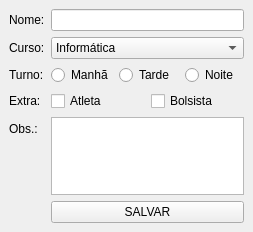
<?xml version="1.0" encoding="UTF-8"?>
<ui version="4.0">
 <class>CadAluno</class>
 <widget class="QMainWindow" name="CadAluno">
  <property name="geometry">
   <rect>
    <x>0</x>
    <y>0</y>
    <width>253</width>
    <height>232</height>
   </rect>
  </property>
  <property name="windowTitle">
   <string>Cadastro de Aluno</string>
  </property>
  <widget class="QWidget" name="centralwidget">
   <layout class="QFormLayout" name="formLayout">
    <item row="0" column="0">
     <widget class="QLabel" name="label_nome">
      <property name="text">
       <string>Nome:</string>
      </property>
     </widget>
    </item>
    <item row="0" column="1">
     <widget class="QLineEdit" name="line_nome"/>
    </item>
    <item row="1" column="0">
     <widget class="QLabel" name="label_curso">
      <property name="text">
       <string>Curso:</string>
      </property>
     </widget>
    </item>
    <item row="1" column="1">
     <widget class="QComboBox" name="combo_curso">
      <item>
       <property name="text">
        <string>Informática</string>
       </property>
      </item>
      <item>
       <property name="text">
        <string>Eletrotécnica</string>
       </property>
      </item>
      <item>
       <property name="text">
        <string>Mecânica</string>
       </property>
      </item>
      <item>
       <property name="text">
        <string>Edificações</string>
       </property>
      </item>
     </widget>
    </item>
    <item row="2" column="0">
     <widget class="QLabel" name="label_turno">
      <property name="text">
       <string>Turno:</string>
      </property>
     </widget>
    </item>
    <item row="2" column="1">
     <layout class="QHBoxLayout" name="horizontalLayout_turno">
      <item>
       <widget class="QRadioButton" name="radio_manha">
        <property name="text">
         <string>Manhã</string>
        </property>
       </widget>
      </item>
      <item>
       <widget class="QRadioButton" name="radio_tarde">
        <property name="text">
         <string>Tarde</string>
        </property>
       </widget>
      </item>
      <item>
       <widget class="QRadioButton" name="radio_noite">
        <property name="text">
         <string>Noite</string>
        </property>
       </widget>
      </item>
     </layout>
    </item>
    <item row="3" column="0">
     <widget class="QLabel" name="label_extra">
      <property name="text">
       <string>Extra:</string>
      </property>
     </widget>
    </item>
    <item row="4" column="0">
     <widget class="QLabel" name="label_obs">
      <property name="text">
       <string>Obs.:</string>
      </property>
     </widget>
    </item>
    <item row="3" column="1">
     <layout class="QHBoxLayout" name="horizontalLayout__extra">
      <item>
       <widget class="QCheckBox" name="c_atleta">
        <property name="text">
         <string>Atleta</string>
        </property>
       </widget>
      </item>
      <item>
       <widget class="QCheckBox" name="c_bolsista">
        <property name="text">
         <string>Bolsista</string>
        </property>
       </widget>
      </item>
     </layout>
    </item>
    <item row="4" column="1">
     <widget class="QTextEdit" name="text_obs"/>
    </item>
    <item row="5" column="1">
     <widget class="QPushButton" name="botao_salvar">
      <property name="text">
       <string>SALVAR</string>
      </property>
     </widget>
    </item>
   </layout>
  </widget>
 </widget>
 <resources/>
 <connections/>
</ui>
